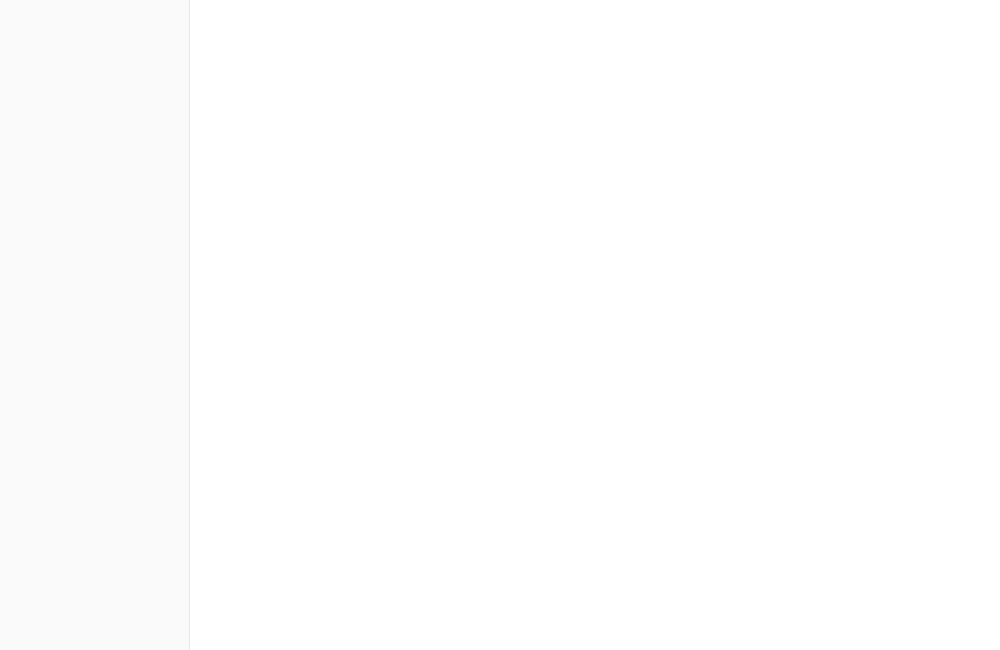
<?xml version="1.0" encoding="UTF-8"?>
<ui version="4.0">
 <class>MainWindow</class>
 <widget class="QMainWindow" name="MainWindow">
  <property name="geometry">
   <rect><x>0</x><y>0</y><width>1000</width><height>650</height></rect>
  </property>
  <widget class="QWidget" name="centralwidget">
   <layout class="QHBoxLayout" name="mainLayout">
    <property name="spacing"><number>0</number></property>
    <property name="leftMargin"><number>0</number></property>
    <property name="topMargin"><number>0</number></property>
    <property name="rightMargin"><number>0</number></property>
    <property name="bottomMargin"><number>0</number></property>
    <item>
     <widget class="QWidget" name="sidebar">
      <property name="minimumSize"><size><width>190</width><height>0</height></size></property>
      <property name="maximumSize"><size><width>190</width><height>16777215</height></size></property>
      <property name="styleSheet">
       <string>background: #fafafa; border-right: 1px solid #e8e8e8;</string>
      </property>
     </widget>
    </item>
    <item>
     <widget class="QStackedWidget" name="stackedWidget">
      <property name="styleSheet"><string>background: white;</string></property>
     </widget>
    </item>
   </layout>
  </widget>
 </widget>
</ui>
